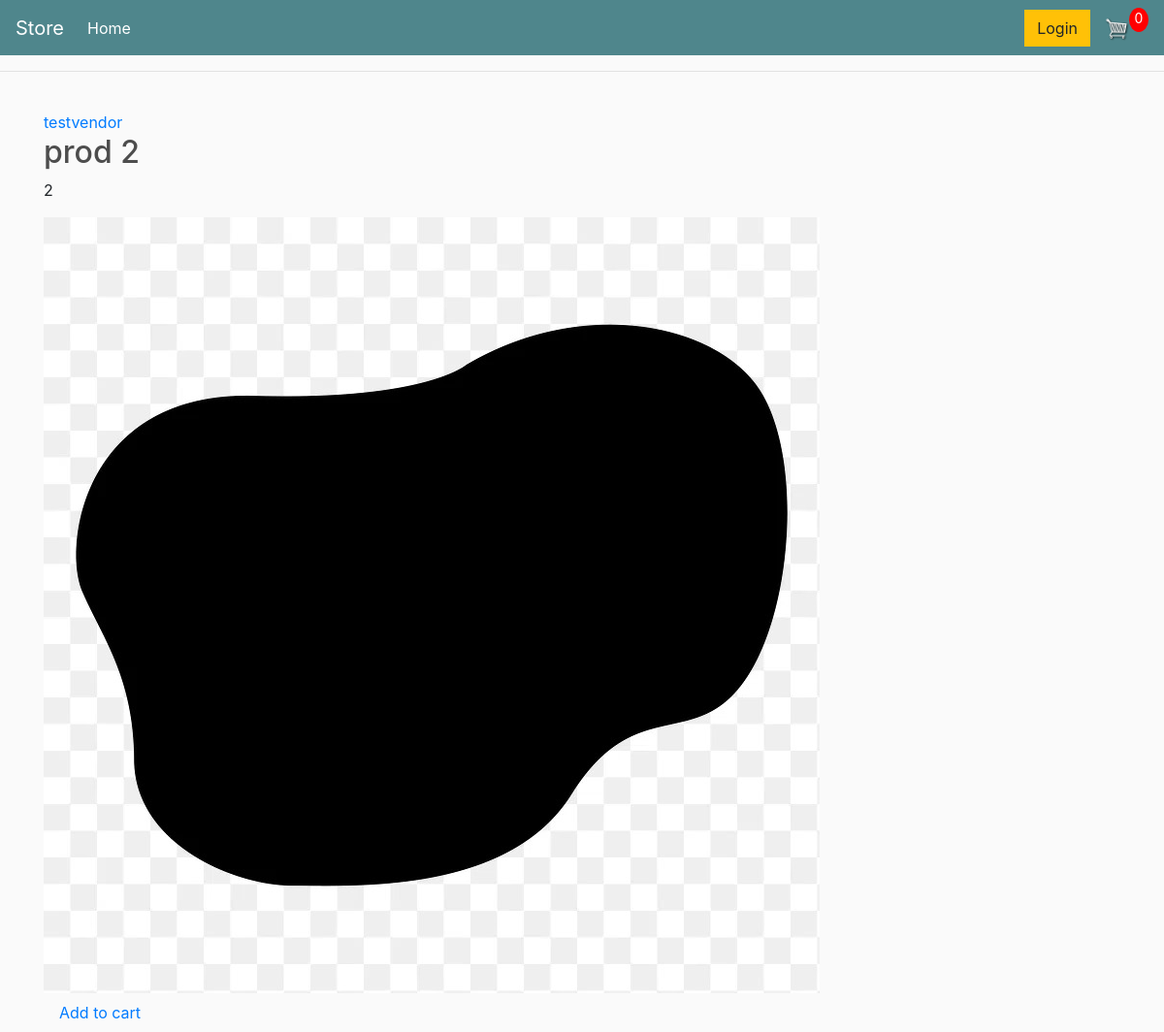
Page /product/3/ on the committed database.
### store/models.py (models this page shows, shortened)
class Product(models.Model):
    title = models.CharField(max_length=100, null=True)
    image = models.ImageField(upload_to='prod_pics')
    description = models.TextField(max_length=400, default="")
    price = models.IntegerField()
    seller = models.ForeignKey(CustomUser, on_delete=models.CASCADE, blank=True, null=True)
    quantity = models.IntegerField(default=0)
    orders = models.IntegerField(default=0)

### users/models.py (models this page shows, shortened)
class CustomUser(AbstractBaseUser, PermissionsMixin):
    username = models.CharField(max_length=150, unique=True)
    email = models.EmailField(max_length=150, unique=True)
    is_staff = models.BooleanField(default=False)
    is_active = models.BooleanField(default=True)
    is_superuser = models.BooleanField(default=False)
    is_vendor = models.BooleanField(default=False)
    objects = CustomUserManager()
    USERNAME_FIELD = 'username'
    EMAIL_FIELD = 'email'
    REQUIRED_FIELDS = ['email']
    class Meta:
        verbose_name = 'CustomUser'
        verbose_name_plural = 'CustomUsers'
    def __str__(self):
        return self.username
    """
    @property
    def is_vendor(self):
        return self.is_vendor
    """

### store/views.py (the view)
# urls.py: path('product/<int:pk>/', ProductDetailView.as_view(), name='product_detail'),
class ProductDetailView(DetailView):
    model = Product

### store/templates/store/product_detail.html (shortened to what this page needs)
{% extends "store/main.html" %}
{% block content %}
  <article class="media content-section">
    <div class="media-body">
      <div class="article-metadata">
        <a class="mr-2" href="#">{{ object.seller }}</a>
      </div>
      <h2 class="article-title">{{ object.title }}</h2>
      <p class="article-content">{{ object.price }}</p>
      <img class="article-img" src="{{ product.image.url }}" alt="{{ product.title }}">
      <a class="nav-item nav-link" href="{% url 'add_to_cart' product.id%}">Add to cart</a>
    </div>
  </article>
{% endblock content %}

### static/css/main.css (style rules this page uses)
body { background-color: hsl(0, 0%, 98%); }
h1,h2,h3,h4,h5,h6 { color:hsl(0, 0%, 30%); }

### rows in the picture
Product: seller "testvendor", title "prod 2", price "2", image (picture)
